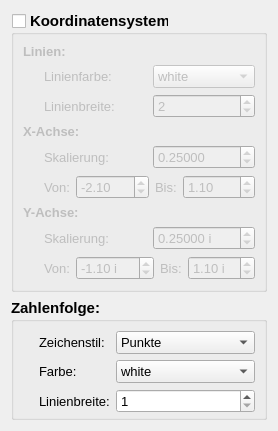
         <widget class="QWidget" name="tab_4">
          <attribute name="title">
           <string>+Extras</string>
          </attribute>
          <layout class="QFormLayout" name="formLayout_11">
           <item row="0" column="0" colspan="2">
            <widget class="QGroupBox" name="radioButtonKoords_2">
             <property name="minimumSize">
              <size>
               <width>0</width>
               <height>0</height>
              </size>
             </property>
             <property name="font">
              <font>
               <pointsize>11</pointsize>
               <bold>true</bold>
              </font>
             </property>
             <property name="title">
              <string>Koordinatensystem</string>
             </property>
             <property name="flat">
              <bool>false</bool>
             </property>
             <property name="checkable">
              <bool>true</bool>
             </property>
             <property name="checked">
              <bool>false</bool>
             </property>
             <layout class="QGridLayout" name="gridLayout_4">
              <item row="1" column="0" rowspan="2">
               <spacer name="horizontalSpacer_8">
                <property name="orientation">
                 <enum>Qt::Horizontal</enum>
                </property>
                <property name="sizeType">
                 <enum>QSizePolicy::Fixed</enum>
                </property>
                <property name="sizeHint" stdset="0">
                 <size>
                  <width>15</width>
                  <height>20</height>
                 </size>
                </property>
               </spacer>
              </item>
              <item row="3" column="0" colspan="2">
               <widget class="QLabel" name="label_19">
                <property name="font">
                 <font>
                  <pointsize>10</pointsize>
                  <bold>true</bold>
                 </font>
                </property>
                <property name="text">
                 <string>X-Achse:</string>
                </property>
               </widget>
              </item>
              <item row="4" column="2">
               <widget class="QDoubleSpinBox" name="spinBoxBeschriftungen">
                <property name="font">
                 <font>
                  <pointsize>10</pointsize>
                  <bold>false</bold>
                 </font>
                </property>
                <property name="decimals">
                 <number>5</number>
                </property>
                <property name="minimum">
                 <double>0.000010000000000</double>
                </property>
                <property name="value">
                 <double>0.250000000000000</double>
                </property>
               </widget>
              </item>
              <item row="7" column="2">
               <widget class="QDoubleSpinBox" name="spinBoxBeschriftungenY">
                <property name="font">
                 <font>
                  <pointsize>10</pointsize>
                  <bold>false</bold>
                 </font>
                </property>
                <property name="suffix">
                 <string> i</string>
                </property>
                <property name="decimals">
                 <number>5</number>
                </property>
                <property name="minimum">
                 <double>0.000010000000000</double>
                </property>
                <property name="value">
                 <double>0.250000000000000</double>
                </property>
               </widget>
              </item>
              <item row="5" column="1" colspan="2">
               <layout class="QHBoxLayout" name="horizontalLayout_7">
                <item>
                 <widget class="QLabel" name="label_44">
                  <property name="sizePolicy">
                   <sizepolicy hsizetype="Fixed" vsizetype="Preferred">
                    <horstretch>0</horstretch>
                    <verstretch>0</verstretch>
                   </sizepolicy>
                  </property>
                  <property name="font">
                   <font>
                    <pointsize>10</pointsize>
                    <bold>false</bold>
                   </font>
                  </property>
                  <property name="text">
                   <string>Von:</string>
                  </property>
                 </widget>
                </item>
                <item>
                 <widget class="QDoubleSpinBox" name="doubleSpinBox_Koord_x_start">
                  <property name="font">
                   <font>
                    <pointsize>10</pointsize>
                    <bold>false</bold>
                   </font>
                  </property>
                  <property name="minimum">
                   <double>-999.000000000000000</double>
                  </property>
                  <property name="maximum">
                   <double>0.000000000000000</double>
                  </property>
                  <property name="value">
                   <double>-2.100000000000000</double>
                  </property>
                 </widget>
                </item>
                <item>
                 <widget class="QLabel" name="label_35">
                  <property name="sizePolicy">
                   <sizepolicy hsizetype="Fixed" vsizetype="Preferred">
                    <horstretch>0</horstretch>
                    <verstretch>0</verstretch>
                   </sizepolicy>
                  </property>
                  <property name="font">
                   <font>
                    <pointsize>10</pointsize>
                    <bold>false</bold>
                   </font>
                  </property>
                  <property name="text">
                   <string>Bis:</string>
                  </property>
                 </widget>
                </item>
                <item>
                 <widget class="QDoubleSpinBox" name="doubleSpinBox_Koord_x_end">
                  <property name="font">
                   <font>
                    <pointsize>10</pointsize>
                    <bold>false</bold>
                   </font>
                  </property>
                  <property name="value">
                   <double>1.100000000000000</double>
                  </property>
                 </widget>
                </item>
               </layout>
              </item>
              <item row="2" column="1">
               <widget class="QLabel" name="label_41">
                <property name="sizePolicy">
                 <sizepolicy hsizetype="Preferred" vsizetype="Preferred">
                  <horstretch>0</horstretch>
                  <verstretch>0</verstretch>
                 </sizepolicy>
                </property>
                <property name="font">
                 <font>
                  <pointsize>10</pointsize>
                  <bold>false</bold>
                 </font>
                </property>
                <property name="text">
                 <string>Linienbreite:</string>
                </property>
               </widget>
              </item>
              <item row="0" column="0" colspan="3">
               <widget class="QLabel" name="label_23">
                <property name="font">
                 <font>
                  <pointsize>10</pointsize>
                  <bold>true</bold>
                 </font>
                </property>
                <property name="text">
                 <string>Linien:</string>
                </property>
               </widget>
              </item>
              <item row="7" column="1">
               <widget class="QLabel" name="label_26">
                <property name="font">
                 <font>
                  <pointsize>10</pointsize>
                  <bold>false</bold>
                 </font>
                </property>
                <property name="text">
                 <string>Skalierung:</string>
                </property>
               </widget>
              </item>
              <item row="1" column="2">
               <widget class="QComboBox" name="comboBoxColorKoordSystem">
                <property name="font">
                 <font>
                  <pointsize>10</pointsize>
                  <bold>false</bold>
                 </font>
                </property>
                <item>
                 <property name="text">
                  <string>white</string>
                 </property>
                </item>
                <item>
                 <property name="text">
                  <string>black</string>
                 </property>
                </item>
                <item>
                 <property name="text">
                  <string>gray</string>
                 </property>
                </item>
                <item>
                 <property name="text">
                  <string>yellow</string>
                 </property>
                </item>
                <item>
                 <property name="text">
                  <string>blue</string>
                 </property>
                </item>
                <item>
                 <property name="text">
                  <string>pink</string>
                 </property>
                </item>
                <item>
                 <property name="text">
                  <string>brown</string>
                 </property>
                </item>
                <item>
                 <property name="text">
                  <string>cyan</string>
                 </property>
                </item>
                <item>
                 <property name="text">
                  <string>green</string>
                 </property>
                </item>
                <item>
                 <property name="text">
                  <string>red</string>
                 </property>
                </item>
               </widget>
              </item>
              <item row="1" column="1">
               <widget class="QLabel" name="label_24">
                <property name="sizePolicy">
                 <sizepolicy hsizetype="Preferred" vsizetype="Preferred">
                  <horstretch>0</horstretch>
                  <verstretch>0</verstretch>
                 </sizepolicy>
                </property>
                <property name="font">
                 <font>
                  <pointsize>10</pointsize>
                  <bold>false</bold>
                 </font>
                </property>
                <property name="text">
                 <string>Linienfarbe:</string>
                </property>
               </widget>
              </item>
              <item row="4" column="1">
               <widget class="QLabel" name="label_25">
                <property name="sizePolicy">
                 <sizepolicy hsizetype="Preferred" vsizetype="Preferred">
                  <horstretch>0</horstretch>
                  <verstretch>0</verstretch>
                 </sizepolicy>
                </property>
                <property name="font">
                 <font>
                  <pointsize>10</pointsize>
                  <bold>false</bold>
                 </font>
                </property>
                <property name="text">
                 <string>Skalierung:</string>
                </property>
               </widget>
              </item>
              <item row="8" column="1" colspan="2">
               <layout class="QHBoxLayout" name="horizontalLayout_8">
                <item>
                 <widget class="QLabel" name="label_36">
                  <property name="sizePolicy">
                   <sizepolicy hsizetype="Fixed" vsizetype="Preferred">
                    <horstretch>0</horstretch>
                    <verstretch>0</verstretch>
                   </sizepolicy>
                  </property>
                  <property name="font">
                   <font>
                    <pointsize>10</pointsize>
                    <bold>false</bold>
                   </font>
                  </property>
                  <property name="text">
                   <string>Von:</string>
                  </property>
                 </widget>
                </item>
                <item>
                 <widget class="QDoubleSpinBox" name="doubleSpinBox_Koord_y_start">
                  <property name="font">
                   <font>
                    <pointsize>10</pointsize>
                    <bold>false</bold>
                   </font>
                  </property>
                  <property name="suffix">
                   <string> i</string>
                  </property>
                  <property name="minimum">
                   <double>-999.000000000000000</double>
                  </property>
                  <property name="maximum">
                   <double>0.000000000000000</double>
                  </property>
                  <property name="value">
                   <double>-1.100000000000000</double>
                  </property>
                 </widget>
                </item>
                <item>
                 <widget class="QLabel" name="label_37">
                  <property name="sizePolicy">
                   <sizepolicy hsizetype="Fixed" vsizetype="Preferred">
                    <horstretch>0</horstretch>
                    <verstretch>0</verstretch>
                   </sizepolicy>
                  </property>
                  <property name="font">
                   <font>
                    <pointsize>10</pointsize>
                    <bold>false</bold>
                   </font>
                  </property>
                  <property name="text">
                   <string>Bis:</string>
                  </property>
                 </widget>
                </item>
                <item>
                 <widget class="QDoubleSpinBox" name="doubleSpinBox_Koord_y_end">
                  <property name="font">
                   <font>
                    <pointsize>10</pointsize>
                    <bold>false</bold>
                   </font>
                  </property>
                  <property name="prefix">
                   <string/>
                  </property>
                  <property name="suffix">
                   <string> i</string>
                  </property>
                  <property name="value">
                   <double>1.100000000000000</double>
                  </property>
                 </widget>
                </item>
               </layout>
              </item>
              <item row="2" column="2">
               <widget class="QSpinBox" name="spinBoxKoordPenThickness">
                <property name="font">
                 <font>
                  <pointsize>10</pointsize>
                  <bold>false</bold>
                 </font>
                </property>
                <property name="minimum">
                 <number>1</number>
                </property>
                <property name="maximum">
                 <number>5</number>
                </property>
                <property name="value">
                 <number>2</number>
                </property>
               </widget>
              </item>
              <item row="6" column="0" colspan="2">
               <widget class="QLabel" name="label_33">
                <property name="font">
                 <font>
                  <pointsize>10</pointsize>
                  <bold>true</bold>
                 </font>
                </property>
                <property name="text">
                 <string>Y-Achse:</string>
                </property>
               </widget>
              </item>
              <item row="4" column="0" rowspan="2">
               <spacer name="horizontalSpacer_9">
                <property name="orientation">
                 <enum>Qt::Horizontal</enum>
                </property>
                <property name="sizeType">
                 <enum>QSizePolicy::Fixed</enum>
                </property>
                <property name="sizeHint" stdset="0">
                 <size>
                  <width>15</width>
                  <height>20</height>
                 </size>
                </property>
               </spacer>
              </item>
              <item row="7" column="0" rowspan="2">
               <spacer name="horizontalSpacer_10">
                <property name="orientation">
                 <enum>Qt::Horizontal</enum>
                </property>
                <property name="sizeType">
                 <enum>QSizePolicy::Fixed</enum>
                </property>
                <property name="sizeHint" stdset="0">
                 <size>
                  <width>15</width>
                  <height>20</height>
                 </size>
                </property>
               </spacer>
              </item>
             </layout>
            </widget>
           </item>
           <item row="1" column="0" colspan="2">
            <widget class="QGroupBox" name="groupBox_2">
             <property name="font">
              <font>
               <pointsize>11</pointsize>
               <bold>true</bold>
              </font>
             </property>
             <property name="title">
              <string>Zahlenfolge:</string>
             </property>
             <layout class="QFormLayout" name="formLayout_4">
              <property name="horizontalSpacing">
               <number>6</number>
              </property>
              <property name="leftMargin">
               <number>25</number>
              </property>
              <property name="topMargin">
               <number>9</number>
              </property>
              <property name="bottomMargin">
               <number>4</number>
              </property>
              <item row="1" column="0">
               <widget class="QLabel" name="label_20">
                <property name="font">
                 <font>
                  <pointsize>10</pointsize>
                  <bold>false</bold>
                 </font>
                </property>
                <property name="text">
                 <string>Farbe:</string>
                </property>
               </widget>
              </item>
              <item row="1" column="1">
               <widget class="QComboBox" name="comboBox_color_zahlenfolge">
                <property name="font">
                 <font>
                  <pointsize>10</pointsize>
                  <bold>false</bold>
                 </font>
                </property>
                <item>
                 <property name="text">
                  <string>white</string>
                 </property>
                </item>
                <item>
                 <property name="text">
                  <string>back</string>
                 </property>
                </item>
                <item>
                 <property name="text">
                  <string>cyan</string>
                 </property>
                </item>
                <item>
                 <property name="text">
                  <string>red</string>
                 </property>
                </item>
                <item>
                 <property name="text">
                  <string>blue</string>
                 </property>
                </item>
                <item>
                 <property name="text">
                  <string>yellow</string>
                 </property>
                </item>
                <item>
                 <property name="text">
                  <string>pink</string>
                 </property>
                </item>
                <item>
                 <property name="text">
                  <string>green</string>
                 </property>
                </item>
                <item>
                 <property name="text">
                  <string>orange</string>
                 </property>
                </item>
                <item>
                 <property name="text">
                  <string>gray</string>
                 </property>
                </item>
               </widget>
              </item>
              <item row="0" column="0">
               <widget class="QLabel" name="label_21">
                <property name="font">
                 <font>
                  <pointsize>10</pointsize>
                  <bold>false</bold>
                 </font>
                </property>
                <property name="text">
                 <string>Zeichenstil:</string>
                </property>
               </widget>
              </item>
              <item row="0" column="1">
               <widget class="QComboBox" name="comboBox_drawStyle_zahlenfolge">
                <property name="font">
                 <font>
                  <pointsize>10</pointsize>
                  <bold>false</bold>
                 </font>
                </property>
                <item>
                 <property name="text">
                  <string>Punkte</string>
                 </property>
                </item>
                <item>
                 <property name="text">
                  <string>Verbundene Linien</string>
                 </property>
                </item>
                <item>
                 <property name="text">
                  <string>Linien mit Kreise</string>
                 </property>
                </item>
               </widget>
              </item>
              <item row="2" column="0">
               <widget class="QLabel" name="label_42">
                <property name="font">
                 <font>
                  <pointsize>10</pointsize>
                  <bold>false</bold>
                 </font>
                </property>
                <property name="text">
                 <string>Linienbreite:</string>
                </property>
               </widget>
              </item>
              <item row="2" column="1">
               <widget class="QSpinBox" name="spinBoxZahlenfolgeLinienbreite">
                <property name="font">
                 <font>
                  <pointsize>10</pointsize>
                  <bold>false</bold>
                 </font>
                </property>
                <property name="minimum">
                 <number>1</number>
                </property>
                <property name="maximum">
                 <number>5</number>
                </property>
               </widget>
              </item>
             </layout>
            </widget>
           </item>
          </layout>
         </widget>
